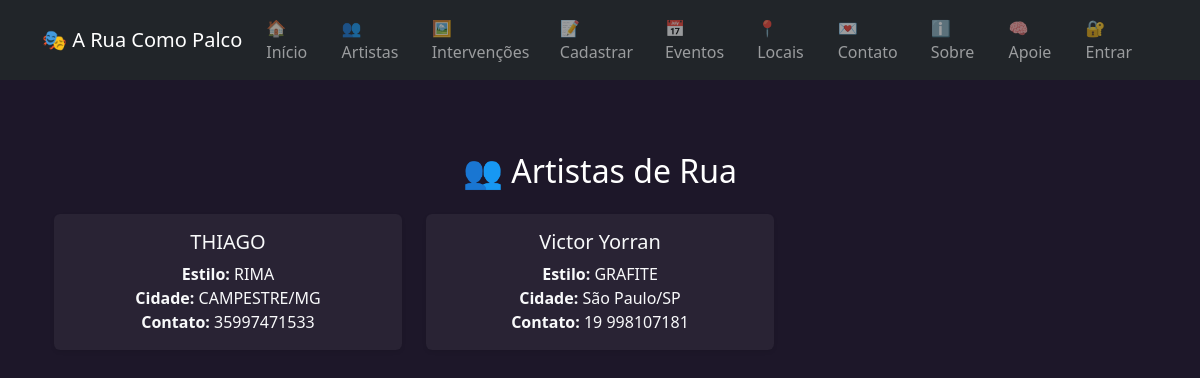
Page /artistas/ on the committed database.
### biblioteca/models.py (models this page shows, shortened)
class ArtistaDeRua(models.Model):
    nome = models.CharField(max_length=100)
    estilo = models.ForeignKey(EstiloArte, on_delete=models.CASCADE)
    cidade = models.ForeignKey(Cidade, on_delete=models.CASCADE)
    contato = models.CharField(max_length=100, blank=True)
    redes_sociais = models.CharField(max_length=200, blank=True)
    biografia = models.TextField(blank=True)

class EstiloArte(models.Model):
    nome = models.CharField(max_length=100)

class Cidade(models.Model):
    nome = models.CharField(max_length=100)
    uf = models.CharField(max_length=2)
    def __str__(self):
        return f"{self.nome}/{self.uf}"

### biblioteca/views.py (the view)
# urls.py: path('artistas/', views.listar_artistas, name='listar_artistas'),
def listar_artistas(request):
    artistas = ArtistaDeRua.objects.all()
    return render(request, 'biblioteca/artistas.html', {'artistas': artistas})

### biblioteca/templates/biblioteca/artistas.html (shortened to what this page needs)
{% extends 'biblioteca/base.html' %}
{% block content %}
  <div class="text-white py-5 text-center">
    <h2 class="mb-4">👥 Artistas de Rua</h2>
    {% if artistas %}
      <div class="container">
        <div class="row">
          {% for artista in artistas %}
            <div class="col-md-4">
              <div class="card mb-3 shadow-sm" style="background: rgba(255,255,255,0.05); border: none;">
                <div class="card-body">
                  <h5 class="card-title">
                    <a href="{% url 'perfil_artista' artista.id %}" class="text-light text-decoration-none">{{ artista.nome }}</a>
                  </h5>
                  <p class="card-text text-light">
                    <strong>Estilo:</strong> {{ artista.estilo.nome }}<br>
                    <strong>Cidade:</strong> {{ artista.cidade }}<br>
                    <strong>Contato:</strong> {{ artista.contato }}
                  </p>
                </div>
              </div>
            </div>
          {% endfor %}
        </div>
      </div>
    {% else %}
      <p class="text-light">Nenhum artista cadastrado ainda.</p>
    {% endif %}
  </div>
{% endblock %}

### biblioteca/templates/biblioteca/base.html (style rules this page uses)
body { background-color: #1d1729; color: #9b8d8d; font-family: 'Segoe UI', sans-serif; }

### rows in the picture
ArtistaDeRua: nome "THIAGO", estilo.nome "RIMA", cidade "CAMPESTRE/MG", contato "35997471533"
ArtistaDeRua: nome "Victor Yorran", estilo.nome "GRAFITE", cidade "São Paulo/SP", contato "19 998107181"
